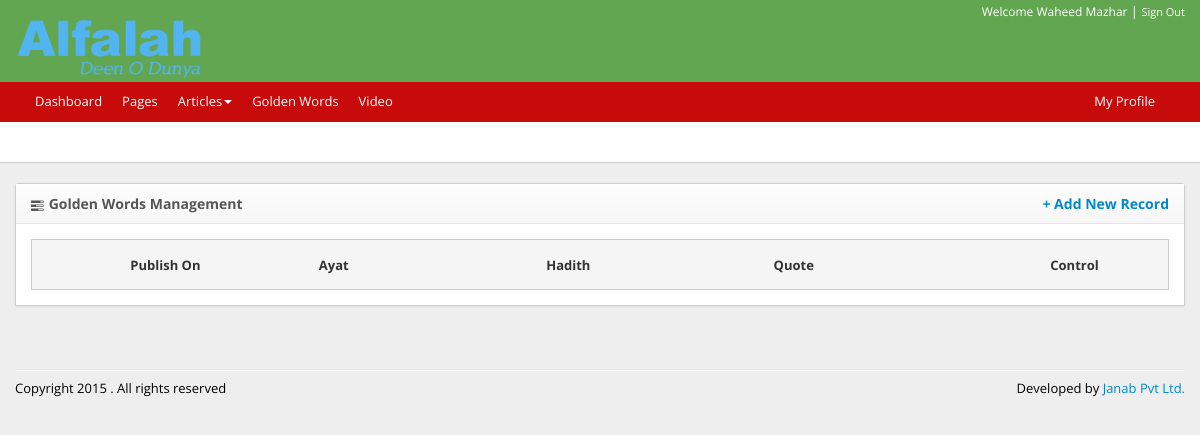
Page /admin/pearls/index.php (signed in) on the earlier database version.
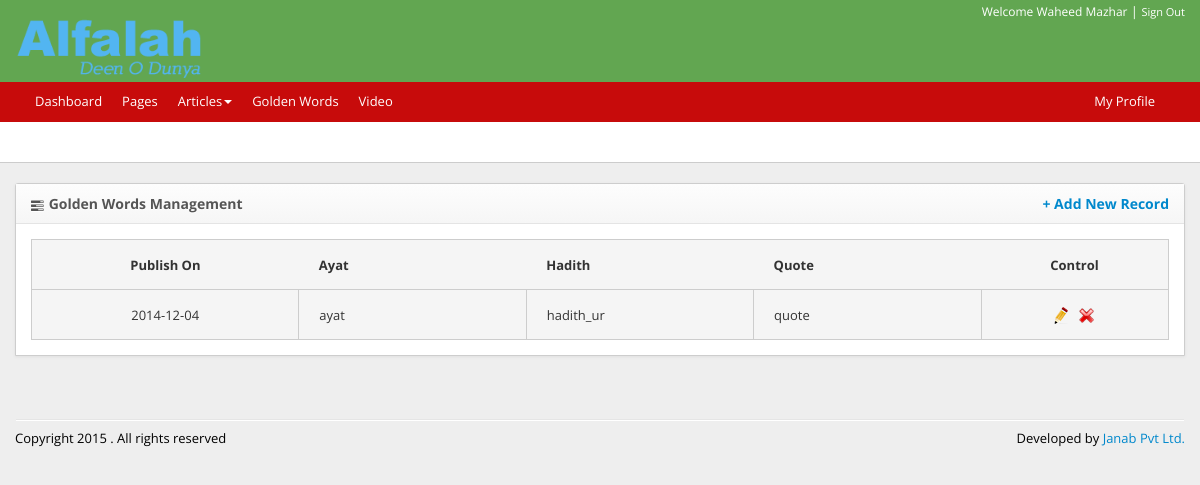
Same page on the later database version.
### tables this page shows
CREATE TABLE `golden_word` (
  `golden_word_id` int(11) NOT NULL AUTO_INCREMENT,
  `publish_on` date DEFAULT NULL,
  `ayat_ur` text,
  `hadith_ur` text,
  `quote_ur` text,
  `ayat_en` text,
  `hadith_en` text,
  `quote_en` varchar(45) DEFAULT NULL,
  `created_by` varchar(45) DEFAULT NULL,
  `modified_by` varchar(45) DEFAULT NULL,
  `created_on` varchar(45) DEFAULT NULL,
  `modified_on` varchar(45) DEFAULT NULL,
  PRIMARY KEY (`golden_word_id`)
);

### admin/include/setting.inc.php (called while the page is built, shortened)
<?php
function getBaseURI() {
    return sprintf(
            "%s://%s", isset($_SERVER['HTTPS']) && $_SERVER['HTTPS'] != 'off' ? 'https' : 'http', $_SERVER['SERVER_NAME']
    );
}
$base_url = getBaseURI() . '/admin';

### admin/pearls/index.php (the view, shortened to what this page needs)
<?php
$include_prefix = '../';
include $include_prefix . "include/header.inc.php";
?>
<div id="content">
    <div class="container">
        <div class="row">
            <div class="span12">
                <div class="panel">
                    <div class="panel-header"><i class="icon-tasks"></i> Golden Words Management<a href="<?php echo $base_url; ?>/pearls/add.php" class="float-right">+ Add New Record</a></div>
                    <div class="panel-content">
                        <div class="bord">
                            <table class="display" cellspacing="0" width="100%" id="stopNGTable">
                                <thead>
                                    <tr>
                                        <th class="text-align-center"><strong>Publish On</strong></th>
                                        <th class="text-align-left pl20 width20"><strong>Ayat</strong></th>
                                        <th class="text-align-left pl20 width20"><strong>Hadith</strong></th>
                                        <th class="text-align-left pl20 width20"><strong>Quote</strong> </th>
                                        <th class="text-align-center"><strong>Control</strong></th>
                                    </tr>
                                </thead>
                                <tbody>
                                    <?php
                                    $query = "SELECT * FROM `golden_word` ORDER BY `publish_on` DESC";
                                    if (!$result = $sql->query($query)) {
                                        dumpSql("Error Running Query : $sql->error" . "<br /><br /><br />" . $query);
                                    }
                                    if ($result->num_rows > 0) {
                                        while ($record = $result->fetch_object()) {
                                            echo '<tr class="height60 gradeA">
                                                <td  class="text-align-center">' . $record->publish_on . '</td>
                                                <td  class="text-align-left pl20">' . $record->ayat_ur . '</td>
                                                <td  class="text-align-left pl20">' . $record->hadith_ur . '</td>
                                                <td  class="text-align-left pl20">' . $record->quote_ur . '</td>
                                                <td class="text-align-center">
                                                    <a href="' . $base_url . '/pearls/edit.php?golden_word_id=' . $record->golden_word_id . '">
                                                        <img src="' . $base_url . '/assets/images/edit-icon.png" />
                                                    </a>
                                                    &nbsp;
                                                    <a href="' . $base_url . '/pearls/delete.php?golden_word_id=' . $record->golden_word_id . '">
                                                        <img src="' . $base_url . '/assets/images/delete-icon.png" width="17px"/>
                                                    </a>
                                                </td>
                                        </tr>';
                                        }
                                    }
                                    ?>
                                </tbody>
                            </table>
                        </div>
                    </div>
                </div>
            </div>
        </div>
    </div>
</div>
<?php
if (isset($include_prefix)) {
    require_once $include_prefix . 'include/footer.inc.php';
} else {
    require_once 'include/footer.inc.php';
}
?>

### admin/include/header.inc.php (shortened to what this page needs)
<?php
if (isset($include_prefix)) {
    require_once $include_prefix . 'include/setting.inc.php';
} else {
    require_once 'include/setting.inc.php';
    require_once 'include/validate_session.php';
}
?>
<!DOCTYPE html>
<html lang="en">
    <head>
        <link href="<?php echo $base_url ?>/assets/css/bootstrap.min.css" rel="stylesheet" />
        <link href="<?php echo $base_url ?>/assets/css/bootstrap-responsive.min.css" rel="stylesheet" />
        <link href="<?php echo $base_url ?>/assets/css/jasny-bootstrap.min.css" rel="stylesheet" />
        <link href="<?php echo $base_url ?>/assets/css/jasny-bootstrap-responsive.min.css" rel="stylesheet" />
        <link href="<?php echo $base_url ?>/assets/css/jquery-ui.css" rel="stylesheet" />
        <link href="<?php echo $base_url ?>/assets/css/font-awesome.css" rel="stylesheet" />
        <link href="<?php echo $base_url ?>/assets/css/admin.css" rel="stylesheet" />
        <link href="<?php echo $base_url ?>/assets/css/admin_override.css" rel="stylesheet" />
    </head>
    <body>
        <div id="top-strip">
            <div class="container">
                <div class="row">
                    <div class="offset8 span4">
                        <div class="pull-right">
                            <?php
                            if (isset($_SESSION["name"])) {
                                echo '<span style="font-size:12px;">Welcome ' . $_SESSION['name'] . '</span>';
                            }
                            ?>
                            |
                            <a href="<?php echo $base_url ?>/logout.php">Sign Out</a>
                        </div>
                    </div>
                </div>
            </div>
        </div>
        <div id="logo-strip">
            <div class="container">
                <div class="row">
                    <div class="span12">
                        <div class="logo">
                            <img src="<?php echo $base_url ?>/assets/images/logo.png" alt="Logo" >
                        </div>
                    </div>
                </div>
            </div>
        </div>
        <div id="nav-strip">
            <div class="container">
                <div class="row">
                    <div class="span12">
                        <div class="navbar">
                            <div class="navbar-inner">
                                <div class="container">
                                    <div class="nav-collapse">
                                        <?php
                                        if (isset($include_prefix)) {
                                            include $include_prefix . 'include/menu.inc.php';
                                        } else {
                                            include 'include/menu.inc.php';
                                        }
                                        ?>
                                    </div>
                                </div>
                            </div>
                        </div>
                    </div>
                </div>
            </div>
        </div>
        <div id="subnav-strip">
            <div class="container">
                <div class="row">
                    <div class="span12">
                    </div>
                </div>
            </div>
        </div>

### admin/include/menu.inc.php (shortened to what this page needs)
<ul class="nav">
    <li><a href="<?php echo $base_url ?>/dashboard.php">Dashboard</a></li>
    <li><a href="<?php echo $base_url ?>/static_pages">Pages</a></li>
    <li class="dropdown">
        <a class="dropdown-toggle" data-toggle="dropdown">Articles<b class="caret"></b></a>
    </li>
    <li><a href="<?php echo $base_url ?>/pearls">Golden Words</a></li>
    <li><a href="<?php echo $base_url ?>/video">Video</a></li>
</ul>
<ul class="nav pull-right">
    <li>
    <li><a href="<?php echo $base_url ?>/profile.php">My Profile</a></li>
</li>
</ul>

### admin/include/footer.inc.php (shortened to what this page needs)
<div id="footer">
    <div class="container">
        <div class="row">
            <div class="span12">
                <div class="divider"></div>
                <div class="pull-right">
                    <p>Developed by <a href="javascript:void(0);" target="_blank">Janab Pvt Ltd.</a></p>
                </div>
                <div class="pull-left">
                    <p>Copyright 2015 . All rights reserved</p>
                </div>
            </div>
        </div>
    </div>
</div>
</body>
</html>

### admin/assets/css/admin.css (style rules this page uses)
body { font: 13px 'Open Sans'; background-color: #eee; }
.bord table { border-radius:5px; }
.nav-collapse ul { display:none; }
.bord tr { background:#F5F5F5; }
.bord tr { border:1px solid #CDCDCD; }
.bord tr:first-child { height:50px; }
.bord td { border:1px solid #CDCDCD;w }
[class^="icon-"], [class*=" icon-"] { background-image: none; }
.pull-right { color:#fff; }
#top-strip { background-color: #62a651; color: #555; padding: 2px; }
#top-strip a { font-size: 11px; color: #fff; text-decoration: none; }
#logo-strip { height: 60px; background-color: #62a651; }
.logo { padding-top: 10px; }
#nav-strip { min-height: 40px; background-color: #C70B0B; }
#nav-strip .navbar { margin-bottom: 0; color: #fff; }
#nav-strip .navbar-inner { min-height: 40px; padding-right: 20px; padding-left: 10px; background-color: #C70B0B; background-image: none; background-repeat: no-repeat; -webkit-border-radius: 0; -moz-border-radius: 0; border-radius: 0; filter: none; -webkit-box-shadow: none; -moz-box-shadow: none; box-shadow: none; border: 0; }
#nav-strip .navbar .nav > li > a { float: none; padding: 10px 10px 11px; line-height: 19px; font-size: 13px; color: #ffffff; text-decoration: none; text-shadow: none; }
#nav-strip .navbar .nav li.dropdown > .dropdown-toggle .caret { border-top-color: #FFF; border-bottom-color: #FFF; }
#subnav-strip { min-height: 40px; background-color: #fff; border-bottom: 1px solid #ccc; margin-bottom: 20px; }
#footer { margin-top: 40px; color: #000; }
#footer .pull-right p { color:#000; }
.panel { border: 1px solid #CDCDCD; box-shadow: 0 1px 3px rgba(100, 100, 100, 0.1); margin-bottom: 15px; border-radius: 3px 3px 0 0; overflow: visible; position: relative; }
.panel-header { padding: 10px 15px; background-color: #F8F8F8; background-image: -moz-linear-gradient(top, #FDFDFD, #F6F6F6); background-image: -ms-linear-gradient(top, #FDFDFD, #F6F6F6); background-image: -webkit-gradient(linear, 0 0, 0 100%, from(#FDFDFD), to(#F6F6F6)); background-image: -webkit-linear-gradient(top, #FDFDFD, #F6F6F6); background-image: -o-linear-gradient(top, #FDFDFD, #F6F6F6); background-image: linear-gradient(top, #FDFDFD, #F6F6F6); border-bottom: 1px solid #E4E4E4; color: #555; text-shadow: 0 1px 0 white; font-size: 14px; font-weight: bold; }
.panel-header [class^="icon-"], .panel-header [class*=" icon-"], #top-strip [class^="icon-"], #top-strip [class*=" icon-"], .container-signin [class^="icon-"], .container-signin [class*=" icon-"], .container-register [class^="icon-"], .container-register [class*=" icon-"], .sidebar-button [class^="icon-"], .sidebar-button [class*=" icon-"], .fc-button [class^="icon-"], .fc-button [class*=" icon-"] { vertical-align: middle; }
.panel-content { background-color: #fff; padding:15px; }
div.divider { *width: 100%; height: 1px; margin: 8px 1px; *margin: -5px 0 5px; overflow: hidden; background-color: #e5e5e5; border-bottom: 1px solid #ffffff; }
.logo img { width:200px; margin-top:17px !important; }

### admin/assets/css/admin_override.css (style rules this page uses)
.text-align-left { text-align:left; }
.text-align-center { text-align:center; }
.pl20 { padding-left:20px; }
.width20 { width: 20%; }
.height60 { height:60px; }
.float-right { float:right; }

Differences in the rows shown:
added golden_word: publish_on "2014-12-04", ayat_ur "ayat", hadith_ur "hadith_ur", quote_ur "quote"
